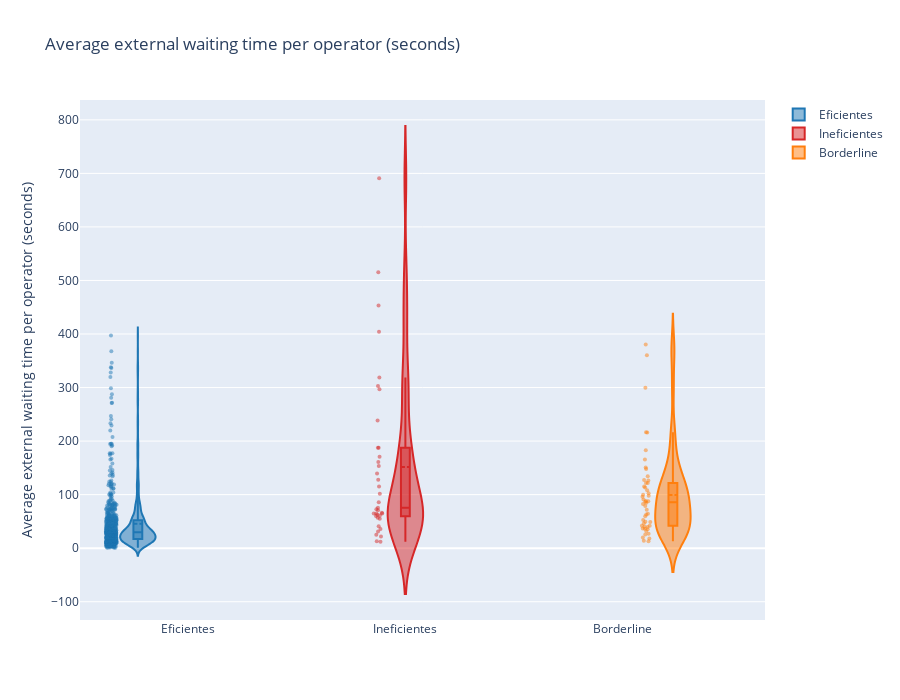
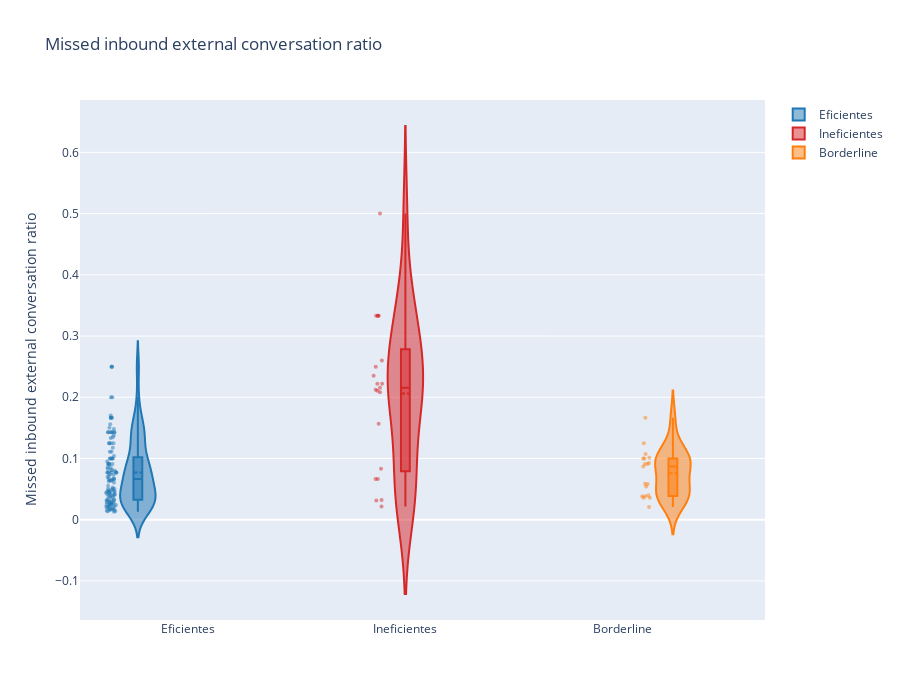
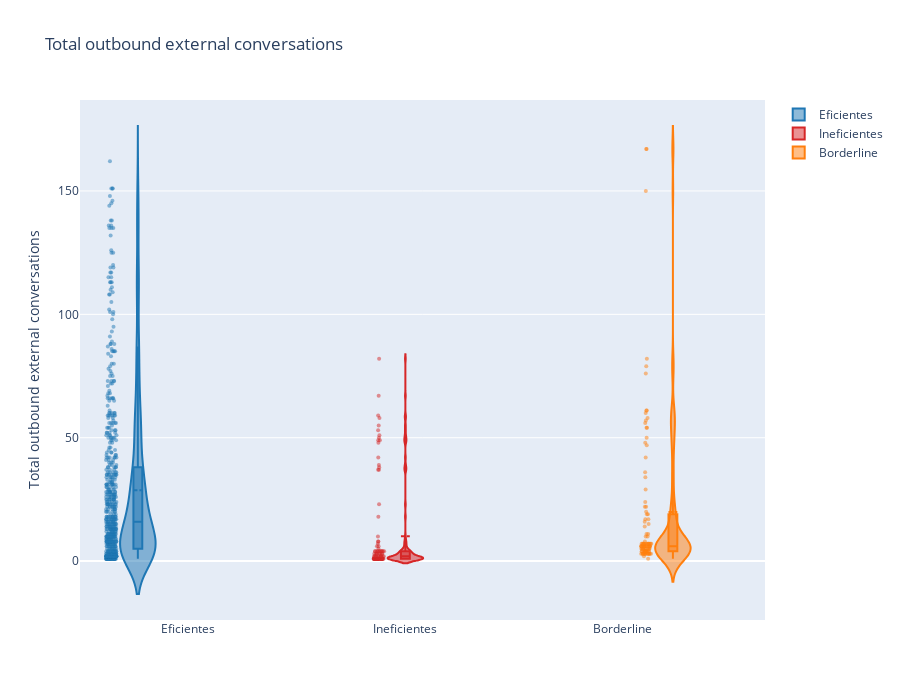
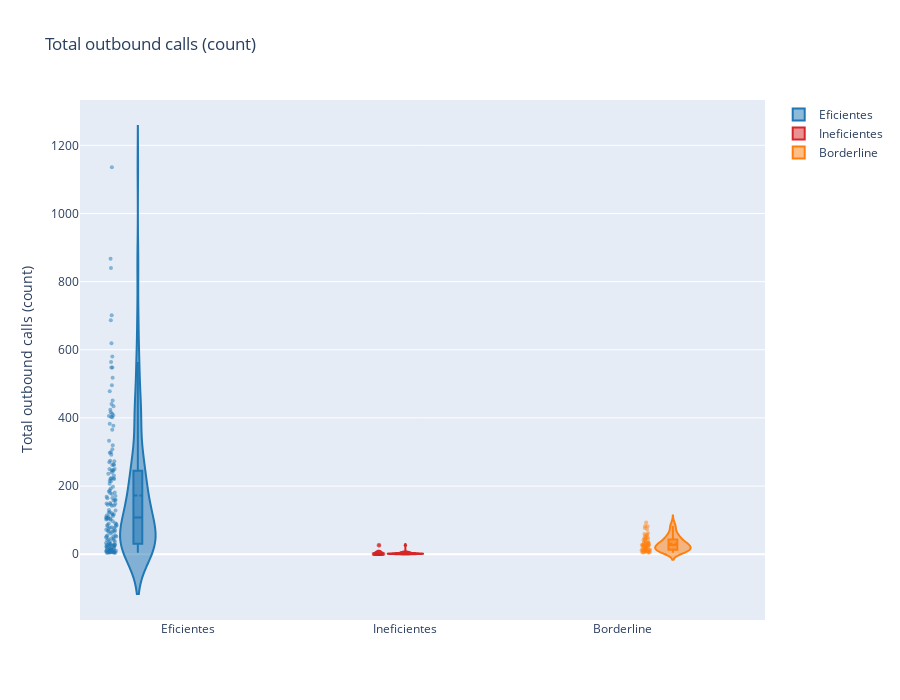

These figures' notebook cell, in order:
### Code cell
# ------------------------------------------------------------
# Violin plots by group (Efficient / Inefficient / Borderline)
# Fixes:
# 1) Ensure color_map keys match df_violin['grupo'] labels
# 2) Remove borderline operators from Efficient/Inefficient pools (no duplicates)
# 3) Coerce metrics to numeric and drop NaNs per trace
# ------------------------------------------------------------

# Key metrics to display
metricas_violin = [
    'wait_avg_op',
    'conv_missed_ratio',
    'conv_out_total',
    'calls_count_total'
]

# Descriptive names
nombres_metricas = {
    "wait_avg_op": "Average external waiting time per operator (seconds)",
    "conv_missed_ratio": "Missed inbound external conversation ratio",
    "conv_out_total": "Total outbound external conversations",
    "calls_count_total": "Total outbound calls (count)"
}

# IMPORTANT: make sure color_map matches the exact group labels we will use
color_map = {
    'Eficientes': '#1f77b4',
    'Ineficientes': '#d62728',
    'Borderline': '#ff7f0e'
}

# --- Build clean, non-overlapping groups ---
borderline_ids = set(df_borderline['operator_id'])

df_border = df_borderline.copy()
df_border['grupo'] = 'Borderline'

df_eff = df_ops[df_ops['is_inefficient'] == False].copy()
df_eff = df_eff[~df_eff['operator_id'].isin(borderline_ids)]
df_eff['grupo'] = 'Eficientes'

df_ineff = df_ops[df_ops['is_inefficient'] == True].copy()
df_ineff = df_ineff[~df_ineff['operator_id'].isin(borderline_ids)]
df_ineff['grupo'] = 'Ineficientes'

df_violin = pd.concat([df_eff, df_ineff, df_border], ignore_index=True)

# Keep only metrics that exist
metricas_violin = [m for m in metricas_violin if m in df_violin.columns]

# Replace pd.NA with np.nan + force numeric for plotting
df_violin = df_violin.replace({pd.NA: np.nan})
for m in metricas_violin:
    df_violin[m] = pd.to_numeric(df_violin[m], errors='coerce')

# --- Plot one violin per metric ---
for metrica in metricas_violin:
    fig = go.Figure()

    for grupo, color in color_map.items():
        datos = df_violin.loc[df_violin['grupo'] == grupo, metrica].dropna()

        fig.add_trace(
            go.Violin(
                y=datos,
                name=grupo,
                line_color=color,
                box_visible=True,
                meanline_visible=True,
                points='all',
                jitter=0.3,
                scalemode='count',
                marker=dict(opacity=0.5, size=4)
            )
        )

    fig.update_layout(
        title=nombres_metricas.get(metrica, metrica),
        yaxis_title=nombres_metricas.get(metrica, metrica),
        height=700,
        violinmode='group',
        showlegend=True
    )

    fig.show()

### Figure 1 — Plotly figure (JSON) as saved in the notebook; plotly's stock layout.template omitted (floating-point values rounded to 4 significant figures; data arrays with more than 128 entries replaced by an {"elided": "..."} marker saying what was removed)
{"data": [{"box": {"visible": true}, "jitter": 0.3, "line": {"color": "#1f77b4"}, "marker": {"opacity": 0.5, "size": 4}, "meanline": {"visible": true}, "name": "Eficientes", "points": "all", "scalemode": "count", "type": "violin", "y": {"elided": "651 float values"}}, {"box": {"visible": true}, "jitter": 0.3, "line": {"color": "#d62728"}, "marker": {"opacity": 0.5, "size": 4}, "meanline": {"visible": true}, "name": "Ineficientes", "points": "all", "scalemode": "count", "type": "violin", "y": [66.17, 21.67, 86.0, 71.0, 404.3, 60.25, 57.0, 75.38, 64.69, 31.35, 303.1, 318.9, 515.2, 453.3, 690.9, 55.07, 25.17, 62.6, 296.7, 35.67, 64.69, 40.94, 12.0, 61.0, 115.3, 127.6, 101.5, 72.5, 64.63, 238.6, 160.9, 187.4, 187.4, 139.3, 153.6, 170.8, 13.0]}, {"box": {"visible": true}, "jitter": 0.3, "line": {"color": "#ff7f0e"}, "marker": {"opacity": 0.5, "size": 4}, "meanline": {"visible": true}, "name": "Borderline", "points": "all", "scalemode": "count", "type": "violin", "y": [13.0, 86.69, 121.8, 98.0, 96.2, 87.52, 78.93, 134.2, 299.6, 182.8, 108.0, 27.0, 59.54, 25.5, 165.7, 380.6, 36.09, 48.67, 18.2, 49.4, 32.12, 20.0, 39.73, 36.85, 82.3, 39.86, 84.64, 52.69, 46.25, 14.0, 102.4, 360.1, 35.35, 42.0, 147.9, 113.5, 121.7, 115.0, 216.5, 127.5, 64.08, 126.4, 87.92, 90.75, 150.8, 99.81, 216.2, 62.7, 71.62, 42.0]}], "layout": {"height": 700, "showlegend": true, "title": {"text": "Average external waiting time per operator (seconds)"}, "violinmode": "group", "yaxis": {"title": {"text": "Average external waiting time per operator (seconds)"}}}}

### Figure 2 — Plotly figure (JSON) as saved in the notebook; plotly's stock layout.template omitted (floating-point values rounded to 4 significant figures)
{"data": [{"box": {"visible": true}, "jitter": 0.3, "line": {"color": "#1f77b4"}, "marker": {"opacity": 0.5, "size": 4}, "meanline": {"visible": true}, "name": "Eficientes", "points": "all", "scalemode": "count", "type": "violin", "y": [0.07317, 0.08, 0.04412, 0.09091, 0.1333, 0.1702, 0.01449, 0.1429, 0.25, 0.01389, 0.1667, 0.02597, 0.02703, 0.025, 0.01429, 0.01695, 0.01316, 0.1111, 0.1667, 0.025, 0.1, 0.01613, 0.03125, 0.09091, 0.1, 0.04762, 0.08333, 0.05556, 0.02128, 0.06667, 0.09091, 0.02381, 0.03947, 0.025, 0.07692, 0.02941, 0.05, 0.01923, 0.07692, 0.02564, 0.01587, 0.125, 0.0625, 0.08108, 0.06667, 0.02, 0.06977, 0.07143, 0.02941, 0.03333, 0.02857, 0.01724, 0.15, 0.02174, 0.03571, 0.06061, 0.1429, 0.03636, 0.03922, 0.06383, 0.0303, 0.1558, 0.1176, 0.04918, 0.08571, 0.02128, 0.02128, 0.05, 0.125, 0.09091, 0.1429, 0.1429, 0.01754, 0.02439, 0.08108, 0.05, 0.04167, 0.2, 0.08571, 0.03175, 0.04167, 0.04348, 0.1667, 0.1481, 0.07692, 0.1111, 0.125, 0.1429, 0.02857, 0.04082, 0.05263, 0.1379, 0.25, 0.06667, 0.03846, 0.1667, 0.1429, 0.04545, 0.04545, 0.07692, 0.07692, 0.03333, 0.03125, 0.04545, 0.2, 0.1346, 0.1042, 0.04651, 0.06452, 0.07692, 0.06383, 0.06667, 0.04545, 0.1429, 0.09091, 0.07407, 0.25, 0.04167, 0.09524, 0.1, 0.125, 0.1, 0.07692, 0.1]}, {"box": {"visible": true}, "jitter": 0.3, "line": {"color": "#d62728"}, "marker": {"opacity": 0.5, "size": 4}, "meanline": {"visible": true}, "name": "Ineficientes", "points": "all", "scalemode": "count", "type": "violin", "y": [0.08333, 0.3333, 0.3333, 0.02174, 0.2353, 0.2105, 0.03125, 0.1569, 0.3333, 0.3333, 0.03226, 0.06667, 0.06667, 0.2222, 0.25, 0.2083, 0.2157, 0.2222, 0.26, 0.2121, 0.5]}, {"box": {"visible": true}, "jitter": 0.3, "line": {"color": "#ff7f0e"}, "marker": {"opacity": 0.5, "size": 4}, "meanline": {"visible": true}, "name": "Borderline", "points": "all", "scalemode": "count", "type": "violin", "y": [0.02083, 0.05882, 0.101, 0.05814, 0.08696, 0.09259, 0.09091, 0.1, 0.1, 0.03846, 0.03571, 0.03571, 0.1071, 0.04, 0.05405, 0.03846, 0.125, 0.1667, 0.09091]}], "layout": {"height": 700, "showlegend": true, "title": {"text": "Missed inbound external conversation ratio"}, "violinmode": "group", "yaxis": {"title": {"text": "Missed inbound external conversation ratio"}}}}

### Figure 3 — Plotly figure (JSON) as saved in the notebook; plotly's stock layout.template omitted (floating-point values rounded to 4 significant figures; data arrays with more than 128 entries replaced by an {"elided": "..."} marker saying what was removed)
{"data": [{"box": {"visible": true}, "jitter": 0.3, "line": {"color": "#1f77b4"}, "marker": {"opacity": 0.5, "size": 4}, "meanline": {"visible": true}, "name": "Eficientes", "points": "all", "scalemode": "count", "type": "violin", "y": {"elided": "619 float values"}}, {"box": {"visible": true}, "jitter": 0.3, "line": {"color": "#d62728"}, "marker": {"opacity": 0.5, "size": 4}, "meanline": {"visible": true}, "name": "Ineficientes", "points": "all", "scalemode": "count", "type": "violin", "y": [1.0, 1.0, 1.0, 5.0, 3.0, 1.0, 1.0, 1.0, 1.0, 1.0, 23.0, 4.0, 4.0, 1.0, 3.0, 6.0, 82.0, 1.0, 8.0, 2.0, 1.0, 2.0, 1.0, 4.0, 1.0, 4.0, 1.0, 1.0, 7.0, 1.0, 2.0, 1.0, 1.0, 1.0, 39.0, 6.0, 10.0, 3.0, 1.0, 8.0, 37.0, 1.0, 1.0, 67.0, 1.0, 4.0, 1.0, 3.0, 2.0, 1.0, 49.0, 53.0, 49.0, 59.0, 1.0, 1.0, 1.0, 50.0, 1.0, 58.0, 1.0, 18.0, 3.0, 4.0, 1.0, 1.0, 3.0, 2.0, 2.0, 4.0, 1.0, 3.0, 37.0, 42.0, 55.0, 51.0, 38.0, 1.0, 1.0, 1.0, 1.0, 1.0, 1.0, 48.0, 2.0, 4.0, 1.0, 1.0, 1.0, 4.0, 3.0, 1.0, 2.0, 2.0, 2.0, 1.0, 1.0, 1.0, 4.0, 1.0, 1.0, 4.0, 2.0]}, {"box": {"visible": true}, "jitter": 0.3, "line": {"color": "#ff7f0e"}, "marker": {"opacity": 0.5, "size": 4}, "meanline": {"visible": true}, "name": "Borderline", "points": "all", "scalemode": "count", "type": "violin", "y": [20.0, 150.0, 11.0, 167.0, 167.0, 54.0, 42.0, 50.0, 5.0, 24.0, 79.0, 82.0, 47.0, 10.0, 57.0, 29.0, 16.0, 48.0, 61.0, 60.0, 58.0, 17.0, 54.0, 56.0, 19.0, 61.0, 76.0, 22.0, 14.0, 15.0, 19.0, 36.0, 8.0, 22.0, 10.0, 34.0, 5.0, 7.0, 7.0, 11.0, 17.0, 1.0, 2.0, 7.0, 5.0, 6.0, 6.0, 5.0, 3.0, 3.0, 3.0, 3.0, 5.0, 7.0, 3.0, 7.0, 7.0, 3.0, 4.0, 3.0, 5.0, 7.0, 7.0, 7.0, 3.0, 7.0, 6.0, 4.0, 4.0, 5.0, 3.0, 3.0, 4.0, 6.0, 4.0, 6.0, 3.0, 5.0, 4.0, 4.0, 3.0, 4.0, 4.0, 5.0, 4.0, 3.0, 4.0, 6.0, 7.0, 6.0, 6.0, 6.0, 6.0, 6.0, 6.0, 6.0, 6.0, 6.0, 5.0, 7.0, 7.0, 3.0, 4.0]}], "layout": {"height": 700, "showlegend": true, "title": {"text": "Total outbound external conversations"}, "violinmode": "group", "yaxis": {"title": {"text": "Total outbound external conversations"}}}}

### Figure 4 — Plotly figure (JSON) as saved in the notebook; plotly's stock layout.template omitted (floating-point values rounded to 4 significant figures; data arrays with more than 128 entries replaced by an {"elided": "..."} marker saying what was removed)
{"data": [{"box": {"visible": true}, "jitter": 0.3, "line": {"color": "#1f77b4"}, "marker": {"opacity": 0.5, "size": 4}, "meanline": {"visible": true}, "name": "Eficientes", "points": "all", "scalemode": "count", "type": "violin", "y": {"elided": "169 float values"}}, {"box": {"visible": true}, "jitter": 0.3, "line": {"color": "#d62728"}, "marker": {"opacity": 0.5, "size": 4}, "meanline": {"visible": true}, "name": "Ineficientes", "points": "all", "scalemode": "count", "type": "violin", "y": [2.0, 1.0, 1.0, 3.0, 1.0, 1.0, 2.0, 2.0, 1.0, 7.0, 1.0, 3.0, 7.0, 2.0, 5.0, 2.0, 8.0, 3.0, 1.0, 6.0, 1.0, 4.0, 1.0, 2.0, 1.0, 7.0, 2.0, 28.0, 3.0, 1.0, 25.0, 6.0, 1.0, 4.0, 1.0, 4.0, 3.0, 1.0, 1.0, 1.0, 1.0, 1.0, 26.0, 5.0, 6.0, 1.0, 2.0, 4.0, 2.0, 2.0, 4.0, 1.0, 3.0, 3.0, 1.0, 3.0, 1.0, 1.0, 1.0, 3.0, 5.0, 1.0, 1.0, 1.0, 6.0, 1.0, 2.0, 2.0, 3.0, 2.0, 1.0, 3.0, 6.0, 1.0, 1.0, 6.0, 3.0]}, {"box": {"visible": true}, "jitter": 0.3, "line": {"color": "#ff7f0e"}, "marker": {"opacity": 0.5, "size": 4}, "meanline": {"visible": true}, "name": "Borderline", "points": "all", "scalemode": "count", "type": "violin", "y": [41.0, 12.0, 8.0, 47.0, 33.0, 8.0, 6.0, 19.0, 28.0, 19.0, 22.0, 15.0, 25.0, 33.0, 30.0, 13.0, 4.0, 55.0, 25.0, 62.0, 50.0, 33.0, 28.0, 27.0, 57.0, 45.0, 25.0, 28.0, 93.0, 22.0, 47.0, 40.0, 12.0, 12.0, 10.0, 13.0, 44.0, 10.0, 17.0, 23.0, 9.0, 6.0, 5.0, 18.0, 73.0, 35.0, 15.0, 27.0, 83.0, 35.0, 59.0, 9.0, 82.0, 14.0, 34.0, 27.0, 53.0, 7.0, 77.0]}], "layout": {"height": 700, "showlegend": true, "title": {"text": "Total outbound calls (count)"}, "violinmode": "group", "yaxis": {"title": {"text": "Total outbound calls (count)"}}}}
